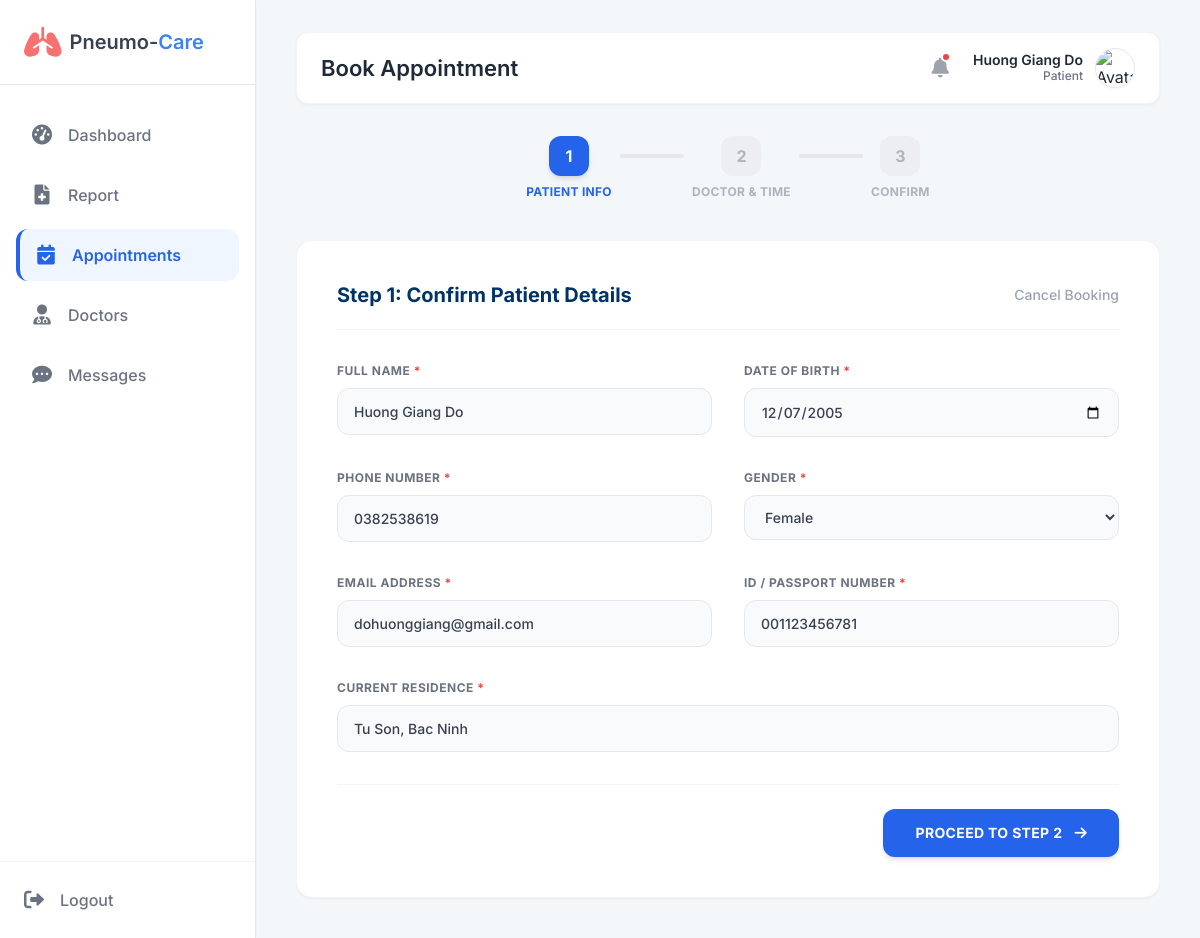
The app's page /pneumocare/pat_book_step1.php (signed in) with its own data.
### tables this page shows
CREATE TABLE `Patient_Profiles` (
  `patient_id` int(11) NOT NULL,
  `date_of_birth` date NOT NULL,
  `gender` enum('Male','Female','Other') DEFAULT NULL,
  `blood_group` varchar(5) DEFAULT NULL,
  `phone_number` varchar(20) DEFAULT NULL,
  `address` text DEFAULT NULL,
  `identity_card_number` varchar(20) DEFAULT NULL,
  `violations` int(11) NOT NULL DEFAULT 0
);

CREATE TABLE `Users` (
  `user_id` int(11) NOT NULL,
  `email` varchar(100) NOT NULL,
  `password_hash` varchar(255) NOT NULL,
  `full_name` varchar(100) NOT NULL,
  `role` enum('Admin','Doctor','Patient') NOT NULL,
  `avatar_url` text DEFAULT NULL,
  `is_active` tinyint(1) DEFAULT 1,
  `created_at` timestamp NOT NULL DEFAULT current_timestamp()
);

### pneumocare/pat_book_step1.php (the view, shortened to what this page needs)
<?php
require 'db.php';
$patientId = $_SESSION['user_id'];
$patientName = $_SESSION['name'];
$patientAvatar = (!empty($_SESSION['avatar']) && $_SESSION['avatar'] != 'default.png') ? $_SESSION['avatar'] : 'img/default_patient.png';
$userInfo = [];
try {
    $stmt = $pdo->prepare("SELECT u.full_name, u.email, pp.* FROM Users u JOIN Patient_Profiles pp ON u.user_id = pp.patient_id WHERE u.user_id = ?");
    $stmt->execute([$patientId]);
    $userInfo = $stmt->fetch();
} catch (PDOException $e) {}
?>
<!DOCTYPE html>
<html lang="vi">
<head>
    <script src="https://cdn.tailwindcss.com"></script>
    <link href="https://cdnjs.cloudflare.com/ajax/libs/font-awesome/6.0.0/css/all.min.css" rel="stylesheet">
</head>
<body class="flex h-screen overflow-hidden text-gray-800">
<div class="flex w-full h-full relative">
    <aside class="w-64 bg-white border-r border-gray-200 flex flex-col h-full flex-shrink-0 z-10 shadow-sm">
        <div class="flex items-center gap-2 p-6 border-b">
            <i class="fa-solid fa-lungs text-3xl text-red-400"></i>
            <h1 class="text-xl font-semibold text-gray-700">Pneumo-<span class="text-blue-500">Care</span></h1>
        </div>
        <nav class="flex-1 px-4 py-6 space-y-2 overflow-y-auto">
            <a href="pat_dashboard.php" class="flex items-center gap-4 px-4 py-3 text-gray-500 hover:bg-gray-50 hover:text-gray-800 rounded-xl transition-colors font-medium">
                <i class="fa-solid fa-gauge-high w-5 text-center text-xl"></i><span>Dashboard</span>
            </a>
            <a href="pat_report.php" class="flex items-center gap-4 px-4 py-3 text-gray-500 hover:bg-gray-50 hover:text-gray-800 rounded-xl transition-colors font-medium">
                <i class="fa-solid fa-file-medical w-5 text-center text-xl"></i><span>Report</span>
            </a>
            <a href="pat_appointments.php" class="sidebar-active flex items-center gap-4 px-4 py-3 rounded-xl font-semibold transition-colors">
                <i class="fa-solid fa-calendar-check w-5 text-center text-xl"></i><span>Appointments</span>
            </a>
            <a href="pat_doctors.php" class="flex items-center gap-4 px-4 py-3 text-gray-500 hover:bg-gray-50 hover:text-gray-800 rounded-xl transition-colors font-medium">
                <i class="fa-solid fa-user-doctor w-5 text-center text-xl"></i><span>Doctors</span>
            </a>
            <a href="pat_messages.php" class="flex items-center gap-4 px-4 py-3 text-gray-500 hover:bg-gray-50 hover:text-gray-800 rounded-xl transition-colors font-medium">
                <i class="fa-solid fa-comment-dots w-5 text-center text-xl"></i><span>Messages</span>
            </a>
        </nav>
        <div class="p-6 border-t mt-auto border-gray-100">
            <a href="logout.php" class="flex items-center gap-4 text-gray-500 hover:text-red-500 transition-colors font-medium">
                <i class="fa-solid fa-right-from-bracket text-xl"></i><span>Logout</span>
            </a>
        </div>
    </aside>
    <main class="main-content bg-[#f4f7fa]">
        <div class="topbar-wrapper flex-shrink-0">
            <header class="topbar">
                <h1>Book Appointment</h1>
                <div class="flex items-center gap-6">
                    <div class="relative cursor-pointer text-gray-400 hover:text-gray-600 transition-colors">
                        <i class="fa-solid fa-bell text-xl"></i>
                        <span class="absolute -top-0.5 -right-0.5 w-2.5 h-2.5 bg-red-500 rounded-full border-2 border-white"></span>
                    </div>
                    <div class="flex items-center gap-3 cursor-pointer">
                        <div class="text-right hidden sm:block">
                            <p class="text-sm font-semibold text-gray-800" style="line-height: 1.2;"><?php echo htmlspecialchars($patientName); ?></p>
                            <p class="text-xs text-gray-500 font-medium">Patient</p>
                        </div>
                        <img src="<?php echo $patientAvatar; ?>" class="w-10 h-10 rounded-full object-cover border border-gray-200 shadow-sm" alt="Avatar">
                    </div>
                </div>
            </header>
        </div>
        <div class="content-area">
            <div class="flex justify-center items-center mb-10 mt-2">
                <div class="flex flex-col items-center">
                    <div class="w-10 h-10 rounded-xl bg-blue-600 text-white font-bold flex items-center justify-center shadow-md">1</div>
                    <span class="text-xs font-bold text-blue-600 mt-2 tracking-wide uppercase">Patient Info</span>
                </div>
                <div class="w-16 h-1 bg-gray-200 mx-2 rounded-full -mt-6"></div>
                <div class="flex flex-col items-center opacity-50">
                    <div class="w-10 h-10 rounded-xl bg-gray-200 text-gray-500 font-bold flex items-center justify-center">2</div>
                    <span class="text-xs font-bold text-gray-500 mt-2 tracking-wide uppercase">Doctor & Time</span>
                </div>
                <div class="w-16 h-1 bg-gray-200 mx-2 rounded-full -mt-6"></div>
                <div class="flex flex-col items-center opacity-50">
                    <div class="w-10 h-10 rounded-xl bg-gray-200 text-gray-500 font-bold flex items-center justify-center">3</div>
                    <span class="text-xs font-bold text-gray-500 mt-2 tracking-wide uppercase">Confirm</span>
                </div>
            </div>
            <div class="bg-white rounded-2xl shadow-sm border border-gray-100 p-10 max-w-4xl mx-auto">
                <div class="border-b border-gray-100 pb-5 mb-8 flex items-center justify-between">
                    <h2 class="text-xl font-bold text-[#003366]">Step 1: Confirm Patient Details</h2>
                    <a href="pat_appointments.php" class="text-sm font-medium text-gray-400 hover:text-red-500 transition-colors">Cancel Booking</a>
                </div>
                <form method="POST" action="">
                    <div class="grid grid-cols-1 md:grid-cols-2 gap-8 mb-8">
                        <div>
                            <label class="form-label">Full Name <span class="text-red-500">*</span></label>
                            <input class="form-input bg-gray-50 font-medium" name="name" value="<?php echo htmlspecialchars($userInfo['full_name'] ?? ''); ?>" required placeholder="e.g. Nguyen Van A">
                        </div>
                        <div>
                            <label class="form-label">Date of Birth <span class="text-red-500">*</span></label>
                            <input type="date" class="form-input bg-gray-50 font-medium" name="dob" value="<?php echo htmlspecialchars($userInfo['date_of_birth'] ?? ''); ?>" required>
                        </div>
                        <div>
                            <label class="form-label">Phone Number <span class="text-red-500">*</span></label>
                            <input class="form-input bg-gray-50 font-medium" name="phone" value="<?php echo htmlspecialchars($userInfo['phone_number'] ?? ''); ?>" required placeholder="e.g. 0912345678">
                        </div>
                        <div>
                            <label class="form-label">Gender <span class="text-red-500">*</span></label>
                            <select class="form-select bg-gray-50 font-medium" name="gender">
                                <option value="Female" <?php echo ($userInfo['gender'] ?? '') == 'Female' ? 'selected' : ''; ?>>Female</option>
                            </select>
                        </div>
                        <div>
                            <label class="form-label">Email Address <span class="text-red-500">*</span></label>
                            <input type="email" class="form-input bg-gray-50 font-medium" name="email" value="<?php echo htmlspecialchars($userInfo['email'] ?? ''); ?>" required placeholder="e.g. email@example.com">
                        </div>
                        <div>
                            <label class="form-label">ID / Passport Number <span class="text-red-500">*</span></label>
                            <input class="form-input bg-gray-50 font-medium" name="id_card" value="<?php echo htmlspecialchars($userInfo['identity_card_number'] ?? ''); ?>" required placeholder="Enter ID number">
                        </div>
                        <div class="md:col-span-2">
                            <label class="form-label">Current Residence <span class="text-red-500">*</span></label>
                            <input class="form-input bg-gray-50 font-medium" name="address" value="<?php echo htmlspecialchars($userInfo['address'] ?? ''); ?>" required placeholder="Enter your full address">
                        </div>
                    </div>
                    <div class="flex justify-end pt-6 border-t border-gray-100">
                        <button type="submit" class="bg-blue-600 hover:bg-blue-700 text-white px-8 py-3.5 rounded-xl text-sm font-bold transition-all shadow-md hover:shadow-lg flex items-center gap-3 tracking-wide uppercase">
                            Proceed to Step 2 <i class="fa-solid fa-arrow-right"></i>
                        </button>
                    </div>
                </form>
            </div>
        </div>
    </main>
</div>
</body>
</html>

### pneumocare/pat_book_step1.php (style rules this page uses)
* { margin: 0; padding: 0; box-sizing: border-box; }
body { font-family: 'Inter', sans-serif; background-color: #f8fafc; color: #1f2937; }
.sidebar-active { background-color: #eff6ff; color: #2563eb; border-left: 4px solid #2563eb; font-weight: 600; }
.main-content { flex: 1; display: flex; flex-direction: column; overflow: hidden; }
.topbar-wrapper { padding: 32px 40px 0 40px; }
.topbar { height: 72px; background: #ffffff; border: 1px solid #f3f4f6; display: flex; align-items: center; justify-content: space-between; padding: 0 24px; border-radius: 12px; box-shadow: 0 1px 3px rgba(0,0,0,0.05); margin-bottom: 24px; }
.topbar h1 { font-size: 22px; font-weight: 600; color: #1f2937; margin: 0; }
.content-area { padding: 0 40px 40px 40px; flex: 1; overflow-y: auto; }
.form-input, .form-select { width: 100%; background-color: #f9fafb; border: 1px solid #e5e7eb; border-radius: 12px; padding: 12px 16px; font-size: 14px; color: #374151; transition: all 0.2s; outline: none; }
.form-label { display: block; font-size: 12px; font-weight: 700; color: #6b7280; text-transform: uppercase; letter-spacing: 0.5px; margin-bottom: 8px; }

### records on screen
patient_profiles: name "Huong Giang Do", dob "12/07/2005", phone "0382538619", gender "Female", email "dohuonggiang@gmail.com", id_card "001123456781", address "Tu Son, Bac Ninh"

### other values on screen
$patientName "Huong Giang Do"
